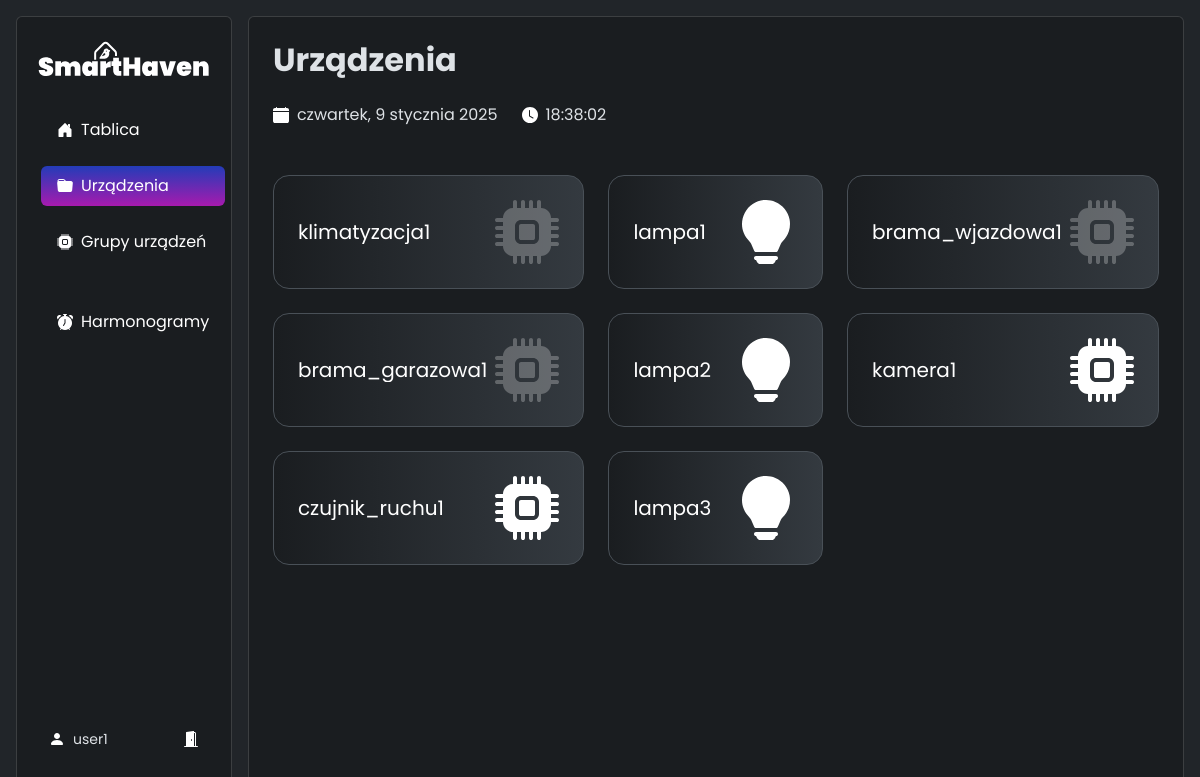
Page /app/devices (signed in) on the committed database.
### tables this page shows
CREATE TABLE `Device`
(
    `DeviceID`     int          NOT NULL AUTO_INCREMENT,
    `DeviceTypeID` int          DEFAULT NULL,
    `DeviceName`   varchar(100) NOT NULL,
    `Location`     varchar(100) DEFAULT NULL,
    `Url`          varchar(50)  DEFAULT NULL,
    PRIMARY KEY (`DeviceID`),
    KEY `DeviceTypeID` (`DeviceTypeID`),
    CONSTRAINT `Device_ibfk_1` FOREIGN KEY (`DeviceTypeID`) REFERENCES `DeviceType` (`DeviceTypeID`) ON DELETE SET NULL
);

### Autoloader.php (called while the page is built, shortened)
<?php
class Autoloader
{
    private static array $directories = [];
    public static function register(string $baseNamespace, string $directory): void
    {
        $directory = rtrim($directory, '/\\').DIRECTORY_SEPARATOR;
        self::$directories[$baseNamespace] = $directory;
    }
    public static function autoload(string $className): void
    {
        foreach (self::$directories as $baseNamespace => $directory) {
            if (str_starts_with($className, $baseNamespace)) {
                $className = substr($className, strlen($baseNamespace));
                $className = ltrim($className, '\\');
                $path = str_replace('\\', DIRECTORY_SEPARATOR, $className);
                $file = $directory.$path.'.php';
                if (file_exists($file)) {
                    return;
                }
            }
        }
    }
}

### Services/DeviceService.php (called while the page is built, shortened)
<?php
class DeviceService
{
    private DatabaseConnection $db;
    private DeviceTypeService $deviceTypeService;
    public function __construct(DatabaseConnection $db)
    {
        $this->db = $db;
        $this->deviceTypeService = new DeviceTypeService($db);
    }
    public function getDevices(): array
    {
        $sql = "SELECT d.DeviceID, d.DeviceName, d.DeviceTypeID, d.Location
                FROM Device d";
        $result = $this->db->query($sql);
        $devices = [];
        foreach ($result as $row) {
            $deviceType = $this->deviceTypeService->getDeviceTypeById($row['DeviceTypeID']);
            $status = $this->getDeviceStatus($row['DeviceID']);
            $device = new Device(
                $row['DeviceID'],
                $row['DeviceName'],
                $deviceType,
                '',
                $status,
                $row['Location'],
            );
            $devices[] = $device;
        }
        return $devices;
    }
    private function getDeviceStatus(int $deviceId): bool
    {
        $query = "SELECT Value FROM DeviceParameter WHERE DeviceID = :deviceId AND ParameterID = 1";
        $params = [':deviceId' => $deviceId];
        try {
            $result = $this->db->query($query, $params);
            if (count($result) > 0) {
                return $result[0]['Value'] === '1';
            }
            return false;
        } catch (Exception $e) {
            echo $e->getMessage();
            return false;
        }
    }
}
?>

### Lib/DatabaseConnection.php (called while the page is built, shortened)
<?php
class DatabaseConnection
{
    private ?PDO $pdo;
    private string $dsn = 'mysql:host=db;port=3306;dbname=smarthaven';
    private string $username = 'smarthaven';
    private string $password = 'smarthaven';
    private function openConnection()
    {
        $this->pdo = new PDO($this->dsn, $this->username, $this->password);
    }
    private function closeConnection(): void
    {
        $this->pdo = null;
    }
    public function query(string $query, array $params = []): array
    {
        $statement = $this->pdo->prepare($query);
        $statement->execute($params);
        $result = $statement->fetchAll(PDO::FETCH_ASSOC);
        return $result;
    }
}
?>

### Services/DeviceTypeService.php (called while the page is built, shortened)
<?php
class DeviceTypeService
{
    private DatabaseConnection $db;
    public function __construct(DatabaseConnection $db)
    {
        $this->db = $db;
    }
    public function getDeviceTypeById(int $id): ?DeviceType
    {
        $query = 'SELECT DeviceTypeID, TypeName, Description FROM DeviceType WHERE DeviceTypeID = :id';
        $params = [':id' => $id];
        try {
            $deviceTypeData = $this->db->query($query, $params)[0];
            return new DeviceType(
                $deviceTypeData['DeviceTypeID'],
                $deviceTypeData['TypeName'],
                $deviceTypeData['Description']
            );
        } catch (Exception $e) {
            echo $e->getMessage();
            return null;
        }
    }
}

### Entity/Device.php (called while the page is built, shortened)
<?php
class Device
{
    private string $name;
    private bool $state;
    public function __construct(int $id, string $name, DeviceType $type, ?string $room, bool $state, ?string $location)
    {
        $this->name = $name;
        $this->state = $state;
    }
    public function getName(): string
    {
        return $this->name;
    }
    public function getState(): bool
    {
        return $this->state;
    }
}
?>

### Pages/Devices.php (the view, shortened to what this page needs)
<?php
$db = new DatabaseConnection();
$deviceService = new DeviceService($db);
$devices = $deviceService->getDevices();
$currentPath = $_SERVER['REQUEST_URI'];
function getDeviceIcon(string $type): string
{
    switch ($type) {
        case 2:
            return '
                <g clip-path="url(#clip0_5507_2136)">
                    <path d="M8.00002 24C7.9999 20.0368 8.98121 16.1353 10.8563 12.6439C12.7315 9.15238 15.442 6.17959 18.746 3.99094C22.05 1.8023 25.8446 0.465915 29.7909 0.101127C33.7373 -0.263661 37.7125 0.354498 41.3617 1.90041C45.0109 3.44632 48.2205 5.87186 50.7039 8.96046C53.1873 12.0491 54.8671 15.7046 55.5935 19.6006C56.3198 23.4966 56.0701 27.5119 54.8665 31.2878C53.6629 35.0638 51.543 38.483 48.696 41.24C47.884 42.024 47.26 42.84 46.884 43.716L43.836 50.792C43.6814 51.1506 43.4251 51.4561 43.0988 51.6708C42.7726 51.8855 42.3906 51.9999 42 52H22C21.6088 52.0007 21.2259 51.8866 20.8989 51.6719C20.5718 51.4572 20.3149 51.1512 20.16 50.792L17.116 43.712C16.677 42.7789 16.0617 41.9395 15.304 41.24C12.9898 39.0052 11.1501 36.3266 9.89512 33.3643C8.64012 30.4021 7.99556 27.2171 8.00002 24ZM20 58C20 57.4696 20.2107 56.9609 20.5858 56.5858C20.9609 56.2107 21.4696 56 22 56H42C42.5305 56 43.0392 56.2107 43.4142 56.5858C43.7893 56.9609 44 57.4696 44 58C44 58.5304 43.7893 59.0391 43.4142 59.4142C43.0392 59.7893 42.5305 60 42 60L41.104 61.788C40.7721 62.4523 40.2617 63.0111 39.6301 63.4018C38.9985 63.7925 38.2707 63.9996 37.528 64H26.472C25.7294 63.9996 25.0015 63.7925 24.3699 63.4018C23.7383 63.0111 23.228 62.4523 22.896 61.788L22 60C21.4696 60 20.9609 59.7893 20.5858 59.4142C20.2107 59.0391 20 58.5304 20 58Z" fill="white"/>
                </g>
                <defs>
                    <clipPath id="clip0_5507_2136">
                        <rect width="64" height="64" fill="white"/>
                    </clipPath>
                </defs>';
        default:
            return '
                <g clip-path="url(#clip0_5533_170)">
                    <path d="M26 24C25.4696 24 24.9609 24.2107 24.5858 24.5858C24.2107 24.9609 24 25.4696 24 26V38C24 38.5304 24.2107 39.0391 24.5858 39.4142C24.9609 39.7893 25.4696 40 26 40H38C38.5304 40 39.0391 39.7893 39.4142 39.4142C39.7893 39.0391 40 38.5304 40 38V26C40 25.4696 39.7893 24.9609 39.4142 24.5858C39.0391 24.2107 38.5304 24 38 24H26Z" fill="white"/>
                    <path d="M22 2C22 1.46957 21.7893 0.960859 21.4142 0.585786C21.0391 0.210714 20.5304 0 20 0C19.4696 0 18.9609 0.210714 18.5858 0.585786C18.2107 0.960859 18 1.46957 18 2V8C15.3478 8 12.8043 9.05357 10.9289 10.9289C9.05357 12.8043 8 15.3478 8 18H2C1.46957 18 0.960859 18.2107 0.585786 18.5858C0.210714 18.9609 0 19.4696 0 20C0 20.5304 0.210714 21.0391 0.585786 21.4142C0.960859 21.7893 1.46957 22 2 22H8V26H2C1.46957 26 0.960859 26.2107 0.585786 26.5858C0.210714 26.9609 0 27.4696 0 28C0 28.5304 0.210714 29.0391 0.585786 29.4142C0.960859 29.7893 1.46957 30 2 30H8V34H2C1.46957 34 0.960859 34.2107 0.585786 34.5858C0.210714 34.9609 0 35.4696 0 36C0 36.5304 0.210714 37.0391 0.585786 37.4142C0.960859 37.7893 1.46957 38 2 38H8V42H2C1.46957 42 0.960859 42.2107 0.585786 42.5858C0.210714 42.9609 0 43.4696 0 44C0 44.5304 0.210714 45.0391 0.585786 45.4142C0.960859 45.7893 1.46957 46 2 46H8C8 48.6522 9.05357 51.1957 10.9289 53.0711C12.8043 54.9464 15.3478 56 18 56V62C18 62.5304 18.2107 63.0391 18.5858 63.4142C18.9609 63.7893 19.4696 64 20 64C20.5304 64 21.0391 63.7893 21.4142 63.4142C21.7893 63.0391 22 62.5304 22 62V56H26V62C26 62.5304 26.2107 63.0391 26.5858 63.4142C26.9609 63.7893 27.4696 64 28 64C28.5304 64 29.0391 63.7893 29.4142 63.4142C29.7893 63.0391 30 62.5304 30 62V56H34V62C34 62.5304 34.2107 63.0391 34.5858 63.4142C34.9609 63.7893 35.4696 64 36 64C36.5304 64 37.0391 63.7893 37.4142 63.4142C37.7893 63.0391 38 62.5304 38 62V56H42V62C42 62.5304 42.2107 63.0391 42.5858 63.4142C42.9609 63.7893 43.4696 64 44 64C44.5304 64 45.0391 63.7893 45.4142 63.4142C45.7893 63.0391 46 62.5304 46 62V56C48.6522 56 51.1957 54.9464 53.0711 53.0711C54.9464 51.1957 56 48.6522 56 46H62C62.5304 46 63.0391 45.7893 63.4142 45.4142C63.7893 45.0391 64 44.5304 64 44C64 43.4696 63.7893 42.9609 63.4142 42.5858C63.0391 42.2107 62.5304 42 62 42H56V38H62C62.5304 38 63.0391 37.7893 63.4142 37.4142C63.7893 37.0391 64 36.5304 64 36C64 35.4696 63.7893 34.9609 63.4142 34.5858C63.0391 34.2107 62.5304 34 62 34H56V30H62C62.5304 30 63.0391 29.7893 63.4142 29.4142C63.7893 29.0391 64 28.5304 64 28C64 27.4696 63.7893 26.9609 63.4142 26.5858C63.0391 26.2107 62.5304 26 62 26H56V22H62C62.5304 22 63.0391 21.7893 63.4142 21.4142C63.7893 21.0391 64 20.5304 64 20C64 19.4696 63.7893 18.9609 63.4142 18.5858C63.0391 18.2107 62.5304 18 62 18H56C56 15.3478 54.9464 12.8043 53.0711 10.9289C51.1957 9.05357 48.6522 8 46 8V2C46 1.46957 45.7893 0.960859 45.4142 0.585786C45.0391 0.210714 44.5304 0 44 0C43.4696 0 42.9609 0.210714 42.5858 0.585786C42.2107 0.960859 42 1.46957 42 2V8H38V2C38 1.46957 37.7893 0.960859 37.4142 0.585786C37.0391 0.210714 36.5304 0 36 0C35.4696 0 34.9609 0.210714 34.5858 0.585786C34.2107 0.960859 34 1.46957 34 2V8H30V2C30 1.46957 29.7893 0.960859 29.4142 0.585786C29.0391 0.210714 28.5304 0 28 0C27.4696 0 26.9609 0.210714 26.5858 0.585786C26.2107 0.960859 26 1.46957 26 2V8H22V2ZM26 20H38C39.5913 20 41.1174 20.6321 42.2426 21.7574C43.3679 22.8826 44 24.4087 44 26V38C44 39.5913 43.3679 41.1174 42.2426 42.2426C41.1174 43.3679 39.5913 44 38 44H26C24.4087 44 22.8826 43.3679 21.7574 42.2426C20.6321 41.1174 20 39.5913 20 38V26C20 24.4087 20.6321 22.8826 21.7574 21.7574C22.8826 20.6321 24.4087 20 26 20Z" fill="white"/>
                </g>
                <defs>
                    <clipPath id="clip0_5533_170">
                        <rect width="64" height="64" fill="white"/>
                    </clipPath>
                </defs>';
    }
}
?>
<!DOCTYPE html>
<html lang="en" data-bs-theme="dark">
<head>
    <link rel="stylesheet" href="/styles/main.css">
</head>
<body class="d-flex flex-md-row p-1 p-md-3 gap-3 w-100 vh-100 overflow-hidden">
<?php
$navbar = new Navbar($currentPath);
echo $navbar->render();
?>
<main class="card bg-dark-subtle flex-grow-1 p-4 overflow-y-auto" style="max-height: 100vh">
    <?php
    $header = new Header('Urządzenia');
    echo $header->render();
    ?>
    <div class='d-grid gap-4 devices py-5'>
        <?php foreach ($devices as $device): ?>
            <a class='rounded-4 p-4 device-card d-flex gap-2 justify-content-between align-items-center text-decoration-none text-white'
               href='/devices/{$device->getId()}'>
                <div class='d-flex flex-column justify-content-center'>
                    <h5 class='mb-0 text-truncate' title='{$device->getName()}'><?= $device->getName() ?></h5>
                </div>
                <svg class='<?= $device->getState() == 0 ? 'opacity-25' : '' ?>' width='64' height='64'
                     viewBox='0 0 64 64'
                     fill='none' xmlns='http://www.w3.org/2000/svg'>
                    <?= getDeviceIcon($device->getType()->getId()) ?>
                </svg>
            </a>
        <?php endforeach ?>
    </div>
</main>
</body>
</html>

### rows in the picture
device: DeviceName "klimatyzacja1"
device: DeviceName "lampa1"
device: DeviceName "brama_wjazdowa1"
device: DeviceName "brama_garazowa1"
device: DeviceName "lampa2"
device: DeviceName "kamera1"
device: DeviceName "czujnik_ruchu1"
device: DeviceName "lampa3"

### other values in the picture
$_SESSION["username"] "user1"
$this->title "Urządzenia"
